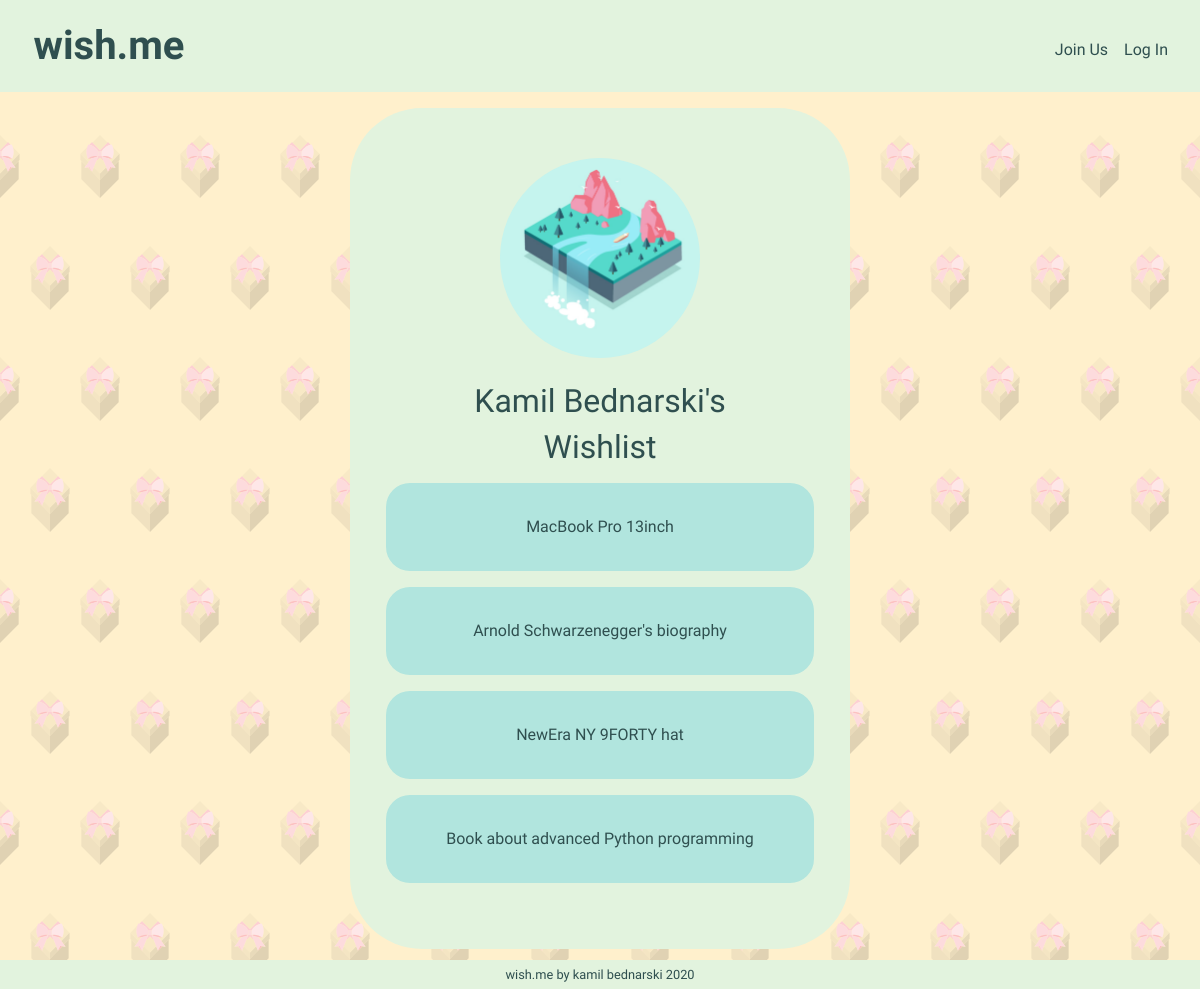
The page /bdkamil on the database its author committed.
### tables this page shows
CREATE TABLE users (id INTEGER PRIMARY KEY AUTOINCREMENT, username TEXT NOT NULL, hash TEXT NOT NULL, name TEXT NOT NULL, surname TEXT NOT NULL, email TEXT NOT NULL, city TEXT NOT NULL, country TEXT NOT NULL);

CREATE TABLE wishes (id INTEGER NOT NULL, wish TEXT NOT NULL, date TIMESTAMP NOT NULL DEFAULT CURRENT_TIMESTAMP);

### app.py (the view)
@app.route("/<username>", methods=["GET", "POST"])
def public_profile(username):
    print(f"LOG INFO: SEARCHING FOR USER WITH USERNAME: {username}")
    user_data = db.execute("SELECT * FROM users WHERE username = :username", username=username)
    if len(user_data) == 1:
        username = username
        id = user_data[0]["id"]
        name = user_data[0]["name"]
        surname = user_data[0]["surname"]
        email = user_data[0]["email"]
        city = user_data[0]["city"]
        country = user_data[0]["country"]
        user_image = db.execute("SELECT * FROM images WHERE id = :id", id=id)
        if user_image[0]["image"] == 1:
            image_source = f"/uploads/{id}.jpg"
        else:
            image_source = "profileimg.bmp"
        user_data = db.execute("SELECT * FROM users WHERE id = :id", id=id)
        name = user_data[0]["name"]
        surname = user_data[0]["surname"]
        wishlist = db.execute("SELECT wish FROM wishes WHERE id = :id", id=id)
        return render_template("profile_public.html", name=name, surname=surname, username=username, email=email, city=city, country=country, image_source=image_source, wishlist=wishlist)
    else:
        flash("There's no user with that username.")
        return redirect(url_for('index'))

### app.py (called while the page is built)
@app.after_request
def after_request(response):
    response.headers["Cache-Control"] = "no-cache, no-store, must-revalidate"
    response.headers["Expires"] = 0
    response.headers["Pragma"] = "no-cache"
    return response

### templates/profile_public.html (shortened to what this page needs)
{% extends "layout.html" %}
{% block main %}
    <div class="form-container">
        <div class="text-center pb-4">
            <img class="profile-img" src="../static/image/{{ image_source }}">
        </div>
        <div class="form-group">
            <div class="text-center">
                <h2>{{ name }} {{ surname }}'s</h2>
                <h2>Wishlist</h2>
            </div>
        </div>
        {% for record in wishlist %}
            <div class="pb-3">
                <div class="wishlist-item-container">
                    <div class="form-group text-center pt-3">
                        <p>{{ wishlist[loop.index-1]['wish'] }}</p>
                    </div>
                </div>
            </div>
        {% endfor %}
    </div>
{% endblock %}

### templates/layout.html (shortened to what this page needs)
<!DOCTYPE html>
<html lang="en">
    <head>
        <link href="https://maxcdn.bootstrapcdn.com/bootstrap/4.1.3/css/bootstrap.min.css" rel="stylesheet">
        <link rel="stylesheet" href="https://cdnjs.cloudflare.com/ajax/libs/bootstrap-datepicker/1.4.1/css/bootstrap-datepicker3.css"/>
        <link href="/static/styles.css" rel="stylesheet">
    </head>
    <body>
        <nav class="navbar navbar-expand-md navbar-light nav-bar-color">
            {% if session.user_id %}
            <div class="logo-surrounding">
                <a class="logo">wish.me</a>
            </div>
            {% else %}
            <div class="logo-surrounding">
                <a href="/"class="logo">wish.me</a>
            </div>
            {% endif %}
            <div class="collapse navbar-collapse" id="navbar">
                {% if session.user_id %}
                    <ul class="navbar-nav mr-auto mt-2 px-2 pl-3">
                        <li class="nav-item"><a class="nav-link text-navbar" href="/wishlist">Wishlist</a></li>
                        <li class="nav-item"><a class="nav-link text-navbar" href="/profile">Profile</a></li>
                    </ul>
                    <ul class="navbar-nav ml-auto mt-2 px-2 pl-3">
                        <li class="nav-item"><a class="nav-link text-navbar" href="/logout">Log Out</a></li>
                    </ul>
                {% else %}
                    <ul class="navbar-nav ml-auto mt-2 px-2 pl-3">
                        <li class="nav-item"><a class="nav-link text-navbar" href="/register">Join Us</a></li>
                        <li class="nav-item"><a class="nav-link text-navbar" href="/login">Log In</a></li>
                    </ul>
                {% endif %}
            </div>
        </nav>
        <main >
            {% block main %}{% endblock %}
        </main>
        <div class="text-center">
            <footer class=" fixed-bottom small text-muted text-navbar footer-container text-center"><a>wish.me by kamil bednarski 2020</a></footer>
        </div>
    </body>
</html>

### static/styles.css (style rules this page uses)
#navbar { font-weight: 400; }
::placeholder { color: lightgrey !important; }
body { font-family: 'Roboto Condensed', sans-serif; background-color: #FFF0CC; background-image: url('/static/image/background-segment.svg'); background-repeat: repeat; background-size: 100px; z-index: -1; background-attachment: fixed; }
main { display: flex; justify-content: center; align-items: center; padding-top: 2vh; padding-bottom: 5vh; color: darkslategray; min-height: 90vh; }
h2 { font-weight: 400; }
.nav-bar-color { background-color: #E2F3DE }
.logo { padding-left: 0.3rem; padding-right: 0.3rem; color: darkslategray !important; font-size: 2.5rem; font-weight: 700; }
.logo-surrounding { padding: 0.5rem 1rem 0.5rem 0.8rem; border-radius: 2rem; text-align: center; }
.form-container { width: 80vw; max-width: 500px; padding-left: 3vw; padding-right: 3vw; padding-top: 50px; padding-bottom: 50px; border-radius: 4.5rem; background-color: #E2F3DE; }
.profile-img { border-radius: 50%; object-fit: cover; width: 20vw; height: 20vw; max-width: 200px; max-height: 200px; }
.text-navbar { color: darkslategray !important; }
.footer-container { background-color: #E2F3DE; padding: 0.3rem; }
.wishlist-item-container { width: auto; padding-top: 1rem; padding-bottom: 1rem; max-width: 500px; border-radius: 1.5rem; background-color: #B1E5DE; }

### rows shown on the page
users: name "Kamil", surname "Bednarski"
wishes: wish "MacBook Pro 13inch"
wishes: wish "Arnold Schwarzenegger's biography"
wishes: wish "NewEra NY 9FORTY hat"
wishes: wish "Book about advanced Python programming"
